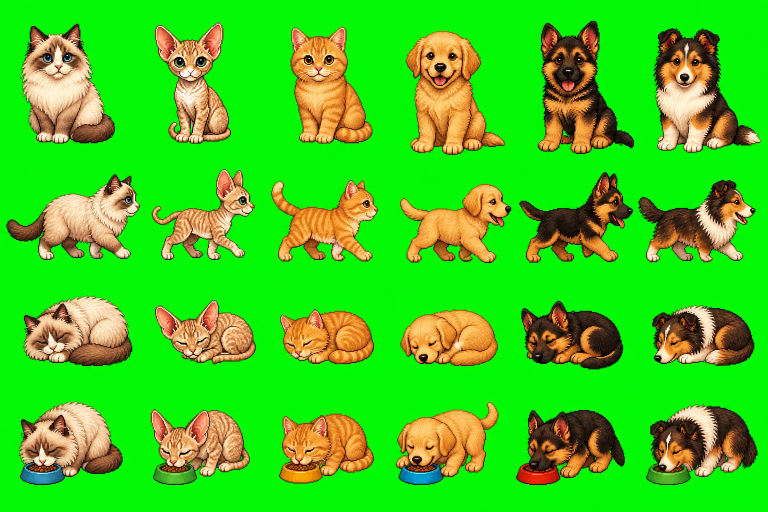
#> input picture assets/pet-actions-source.png, 1536 x 1024 px (shown at 1/2 size)
$ python -i build_animation_atlas.py   (imports and definitions only)
#> lines starting #> are read from the running program, lines starting #| are printed output that depends on the picture
"""Normalize approved chroma-key strips into a validated CodePet atlas."""

from __future__ import annotations

import argparse
import json
from itertools import pairwise
from pathlib import Path


# [16 lines left out: functions _dependencies, occupied_bounds, not called in this run]


def split_strip(image, frame_count: int = 8, action: str = "idle"):
    """Split strips on transparent gutters or on their regular frame pitch."""
    alpha = image.getchannel("A")
    occupied = []
    for x in range(image.width):
        column = alpha.crop((x, 0, x + 1, image.height))
        occupied.append(column.getbbox() is not None)

    runs: list[tuple[int, int]] = []
    start: int | None = None
    for x, visible in enumerate(occupied + [False]):
        if visible and start is None:
            start = x
        elif not visible and start is not None:
            if x - start >= max(3, image.width // 100):
                runs.append((start, x))
            start = None
    if action not in {"walking", "running"} and len(runs) == frame_count:
        return [image.crop((left, 0, right, image.height)) for left, right in runs]

    detected = _split_by_foreground_components(
        image, frame_count, prefer_components=action in {"walking", "running"}
    )
    if detected is not None:
        return detected

    if len(runs) > frame_count:
        centers = [(left + right) / 2 for left, right in runs]
        differences = [right - left for left, right in pairwise(centers)]
        pitch = sorted(differences)[len(differences) // 2]
        for offset in range(frame_count):
            anchors = centers[offset : offset + frame_count]
            if len(anchors) < frame_count:
                break
            expected = [anchors[0] + pitch * index for index in range(frame_count)]
            if max(abs(actual - target) for actual, target in zip(anchors, expected)) < pitch * 0.35:
                boundaries = [
                    max(0, min(image.width, round(center - pitch / 2)))
                    for center in expected
                ]
                boundaries.append(max(0, min(image.width, round(expected[-1] + pitch / 2))))
                return [
                    image.crop((boundaries[index], 0, boundaries[index + 1], image.height))
                    for index in range(frame_count)
                ]

    width, height = image.size
    return [
        image.crop(
            (
                round(i * width / frame_count),
                0,
                round((i + 1) * width / frame_count),
                height,
            )
        )
        for i in range(frame_count)
    ]


# [190 lines left out: functions _split_by_foreground_components, normalize_frame, _remove_small_components, build_atlas, main, not called in this run]


# [2 lines not run here, left out]

>>> import cv2
>>> picture = cv2.imread('../assets/pet-actions-source.png', cv2.IMREAD_GRAYSCALE)
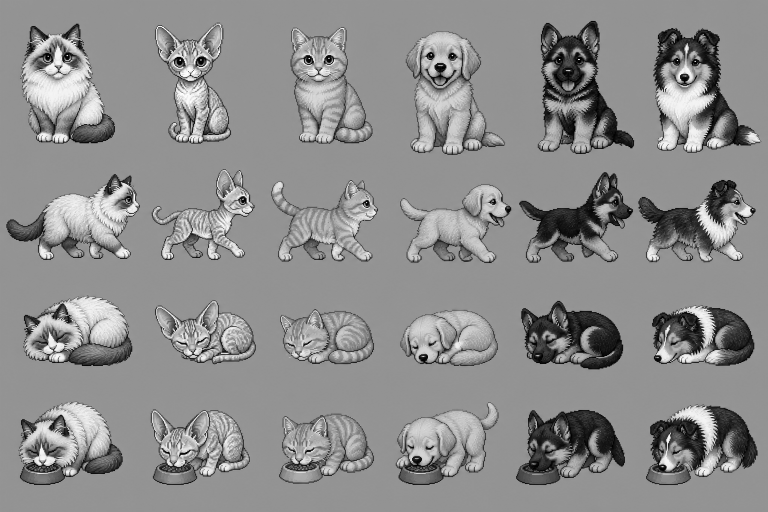
#> picture: shape (1024, 1536) (shown at 1/2 size); min 0, max 255, mean 140.8
>>> result = split_strip(picture)
#> (the run stopped early here; a loop or call above may not have finished)
